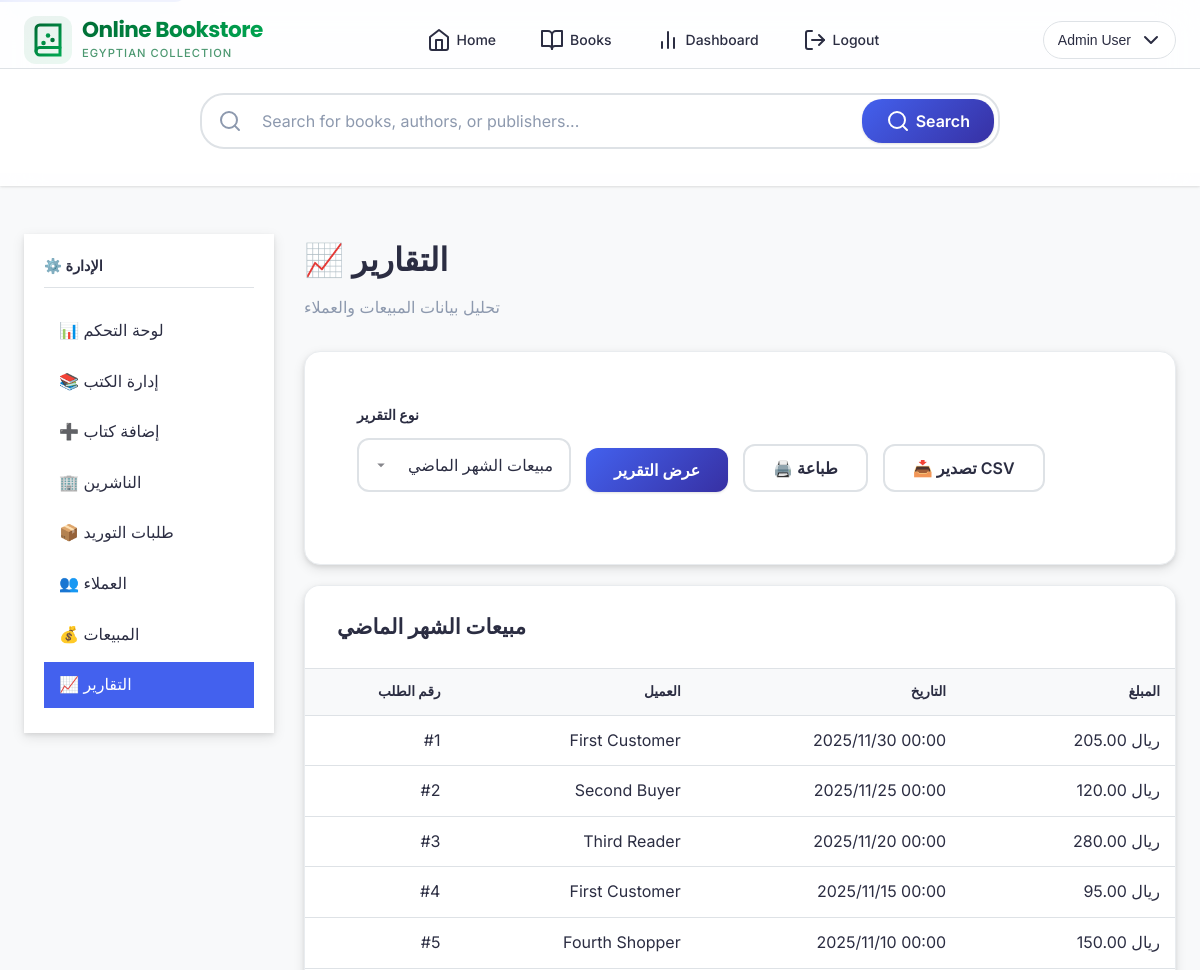
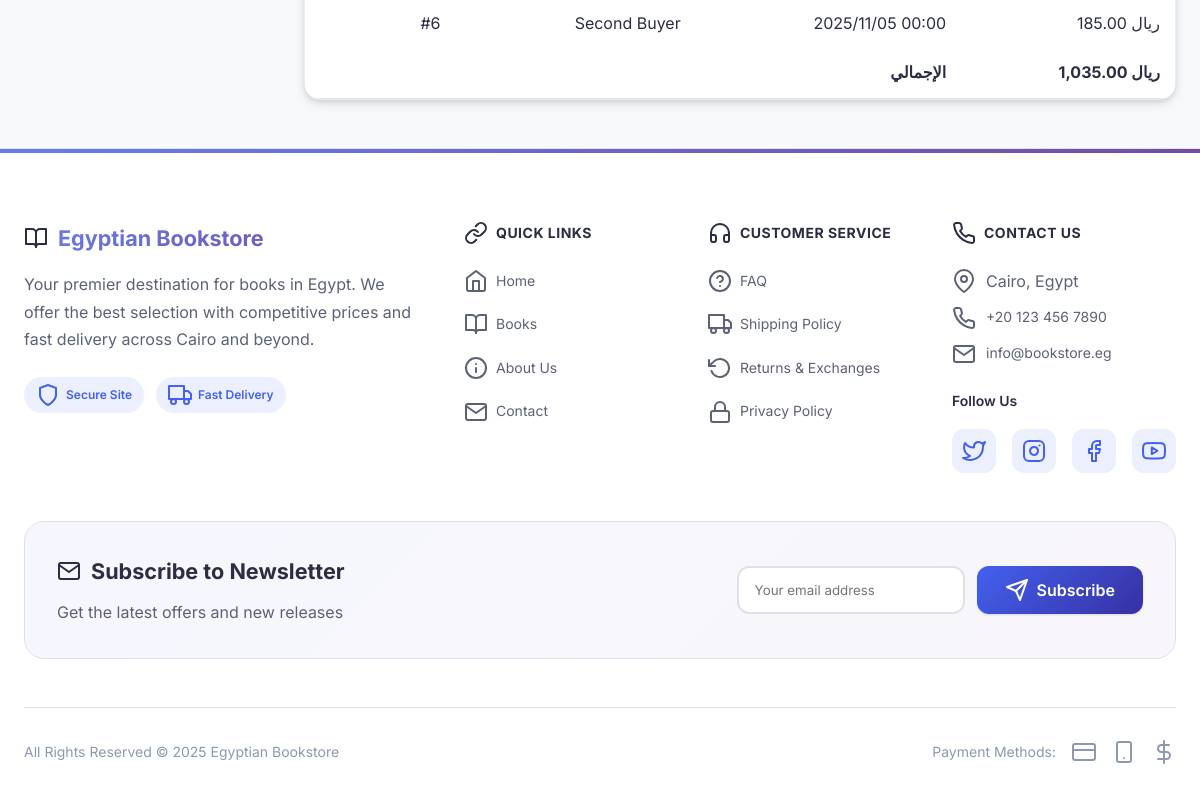
Screenshot of /admin/reports.php (signed in) with the database file from the repository (2 pictures, top to bottom).
### tables this page shows
CREATE TABLE sales (
    id INT AUTO_INCREMENT PRIMARY KEY,
    customer_id INT NOT NULL,
    date TIMESTAMP DEFAULT CURRENT_TIMESTAMP,
    total_amount DECIMAL(10, 2) NOT NULL,
    FOREIGN KEY (customer_id) REFERENCES customers(id) ON DELETE CASCADE
);

### includes/auth.php (called while the page is built, shortened)
<?php
function sanitize($data) {
    return htmlspecialchars(strip_tags(trim($data)), ENT_QUOTES, 'UTF-8');
}
?>

### includes/db.php (called while the page is built, shortened)
<?php
$use_mysqli = extension_loaded('mysqli');
$use_pdo = extension_loaded('pdo_mysql');
function getDBConnection() {
    global $use_mysqli, $use_pdo;
    static $conn = null;
    if ($conn === null) {
        if ($use_mysqli) {
            $conn = new mysqli(DB_HOST, DB_USER, DB_PASS, DB_NAME);
            $conn->set_charset(DB_CHARSET);
        } else {
            die("خطأ: لم يتم العثور على درايفر MySQL. يرجى تثبيت mysqli أو PDO MySQL.");
        }
    }
    return $conn;
}
function dbQuery($sql, $params = []) {
    global $use_mysqli;
    $conn = getDBConnection();
    if ($use_mysqli) {
        $stmt = $conn->prepare($sql);
        $stmt->execute();
        $result = $stmt->get_result();
        $data = $result->fetch_all(MYSQLI_ASSOC);
        return $data;
    } else {
        $stmt = $conn->prepare($sql);
        $stmt->execute($params);
        return $stmt->fetchAll();
    }
}
function callProcedure($procedure, $params = []) {
    $placeholders = implode(',', array_fill(0, count($params), '?'));
    $sql = "CALL {$procedure}({$placeholders})";
    return dbQuery($sql, $params);
}
?>

### admin/reports.php (the view, shortened to what this page needs)
<?php
require_once '../includes/db.php';
require_once '../includes/auth.php';
$reportType = sanitize($_GET['report'] ?? 'monthly_sales');
$reportData = [];
$reportTitle = '';
switch ($reportType) {
    case 'monthly_sales':
        $reportTitle = 'مبيعات الشهر الماضي';
        $reportData = callProcedure('get_sales_last_month');
        break;
}
require_once '../includes/header.php';
?>
<div class="admin-layout">
    <aside class="admin-sidebar">
        <h3>⚙️ الإدارة</h3>
        <ul class="admin-nav">
            <li><a href="/admin/dashboard.php">📊 لوحة التحكم</a></li>
            <li><a href="/admin/books.php">📚 إدارة الكتب</a></li>
            <li><a href="/admin/add_book.php">➕ إضافة كتاب</a></li>
            <li><a href="/admin/publishers.php">🏢 الناشرين</a></li>
            <li><a href="/admin/view_orders.php">📦 طلبات التوريد</a></li>
            <li><a href="/admin/customers.php">👥 العملاء</a></li>
            <li><a href="/admin/sales.php">💰 المبيعات</a></li>
            <li><a href="/admin/reports.php" class="active">📈 التقارير</a></li>
        </ul>
    </aside>
    <main>
        <div class="page-header">
            <h1>📈 التقارير</h1>
            <p>تحليل بيانات المبيعات والعملاء</p>
        </div>
        <div class="card" style="margin-bottom: 20px;">
            <div class="card-body">
                <form method="GET" action="" class="report-filters">
                    <div class="form-group">
                        <label for="report">نوع التقرير</label>
                        <select name="report" id="report" class="form-control" onchange="toggleDateField()">
                            <option value="monthly_sales" <?php echo $reportType === 'monthly_sales' ? 'selected' : ''; ?>>
                                مبيعات الشهر الماضي
                            </option>
                        </select>
                    </div>
                    <button type="submit" class="btn btn-primary">عرض التقرير</button>
                    <?php if (!empty($reportData)): ?>
                        <button type="button" onclick="printReport('reportContent')" class="btn btn-secondary">🖨️ طباعة</button>
                        <button type="button" onclick="exportToCSV('reportTable', 'report_<?php echo $reportType; ?>')" class="btn btn-secondary">📥 تصدير CSV</button>
                    <?php endif; ?>
                </form>
            </div>
        </div>
        <div class="card" id="reportContent">
            <div class="card-header">
                <h3><?php echo $reportTitle; ?></h3>
            </div>
            <div class="card-body" style="padding: 0;">
                <?php if (empty($reportData)): ?>
                    <div class="empty-state">
                        <div class="empty-state-icon">📊</div>
                        <h3>لا توجد بيانات</h3>
                        <p>لم نجد أي بيانات لهذا التقرير</p>
                    </div>
                <?php else: ?>
                    <div class="table-responsive">
                        <table class="data-table" id="reportTable">
                            <?php if ($reportType === 'monthly_sales' || $reportType === 'daily_sales'): ?>
                                <thead>
                                    <tr>
                                        <th>رقم الطلب</th>
                                        <th>العميل</th>
                                        <th>التاريخ</th>
                                        <th>المبلغ</th>
                                    </tr>
                                </thead>
                                <tbody>
                                    <?php
                                    $totalAmount = 0;
                                    foreach ($reportData as $row):
                                        $totalAmount += $row['total_amount'];
                                    ?>
                                        <tr>
                                            <td>#<?php echo $row['sale_id']; ?></td>
                                            <td><?php echo htmlspecialchars($row['customer_name']); ?></td>
                                            <td><?php echo date('Y/m/d H:i', strtotime($row['date'])); ?></td>
                                            <td><?php echo number_format($row['total_amount'], 2); ?> ريال</td>
                                        </tr>
                                    <?php endforeach; ?>
                                </tbody>
                                <tfoot>
                                    <tr>
                                        <td colspan="3"><strong>الإجمالي</strong></td>
                                        <td><strong><?php echo number_format($totalAmount, 2); ?> ريال</strong></td>
                                    </tr>
                                </tfoot>
                            <?php endif; ?>
                        </table>
                    </div>
                <?php endif; ?>
            </div>
        </div>
    </main>
</div>
<?php require_once '../includes/footer.php'; ?>

### rows the page displays
sales: id "1", customer_name "First Customer", date "2025/11/30 00:00", total_amount "205.00"
sales: id "2", customer_name "Second Buyer", date "2025/11/25 00:00", total_amount "120.00"
sales: id "3", customer_name "Third Reader", date "2025/11/20 00:00", total_amount "280.00"
sales: id "4", customer_name "First Customer", date "2025/11/15 00:00", total_amount "95.00"
sales: id "5", customer_name "Fourth Shopper", date "2025/11/10 00:00", total_amount "150.00"
sales: id "6", customer_name "Second Buyer", date "2025/11/05 00:00", total_amount "185.00"

### other values shown
getCurrentUserName() "Admin User"
$reportTitle "مبيعات الشهر الماضي"
$totalAmount "1,035.00"
